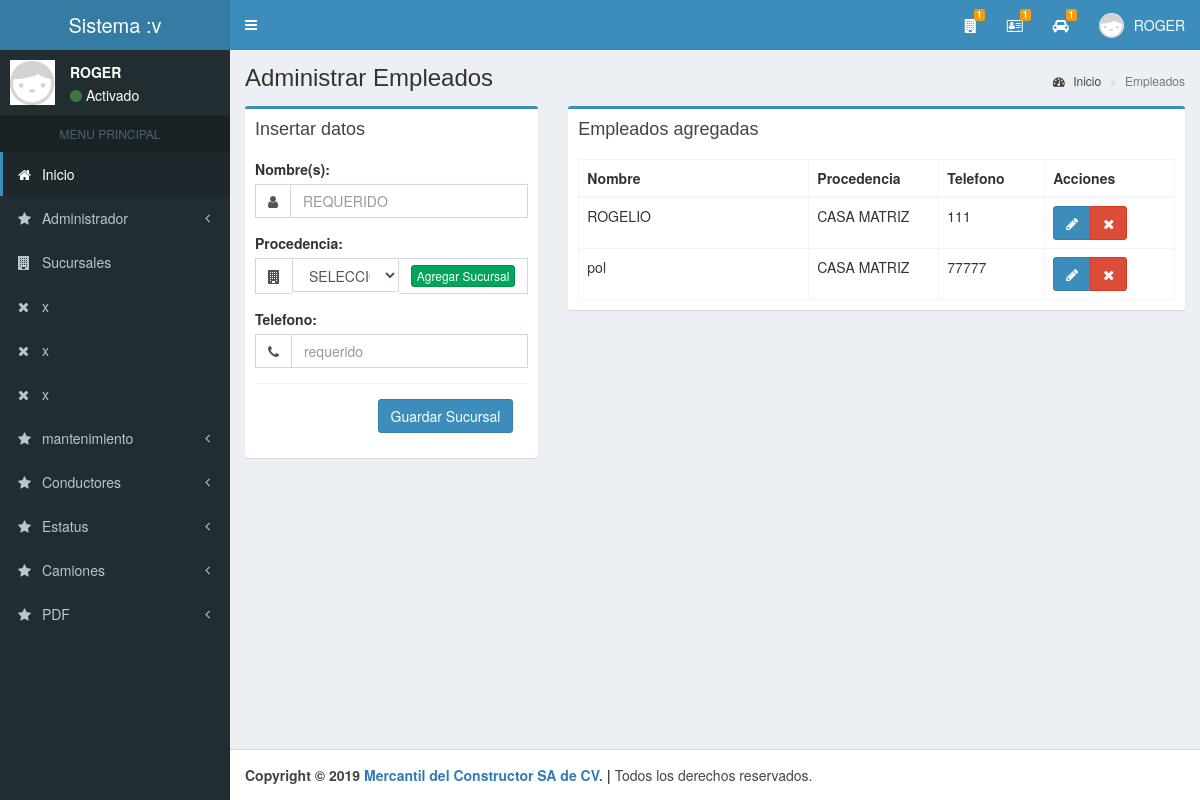
The page /empleados (signed in) on the database its author committed.
### tables this page shows
CREATE TABLE IF NOT EXISTS `empleados` (
  `id` int(11) NOT NULL AUTO_INCREMENT,
  `id_sucursal` int(11) DEFAULT NULL,
  `nombre` text,
  `apellidos` text,
  `telefono` text,
  `fecha_registro` timestamp NULL DEFAULT CURRENT_TIMESTAMP ON UPDATE CURRENT_TIMESTAMP,
  PRIMARY KEY (`id`),
  KEY `id_sucursal` (`id_sucursal`)
);

CREATE TABLE IF NOT EXISTS `sucursales` (
  `id` int(11) NOT NULL AUTO_INCREMENT,
  `nombre` text,
  `telefono` text,
  `ciudad` text,
  `direccion` text,
  `fecha_registro` timestamp NULL DEFAULT CURRENT_TIMESTAMP ON UPDATE CURRENT_TIMESTAMP,
  PRIMARY KEY (`id`)
);

### controladores/plantilla.controlador.php (called while the page is built)
<?php
class ControladorPlantilla{
	static public function ctrPlantilla(){
		include "vistas/plantilla.php";
	}
}

### index.php (called while the page is built, shortened)
<?php
require_once "controladores/plantilla.controlador.php";
require_once "controladores/usuarios.controlador.php";
require_once "controladores/sucursales.controlador.php";
require_once "controladores/empleados.controlador.php";
require_once "controladores/camiones.controlador.php";
require_once "modelos/sucursales.modelo.php";
require_once "modelos/empleados.modelo.php";
$plantilla = new ControladorPlantilla();
$plantilla -> ctrPlantilla();
?>

### controladores/empleados.controlador.php (called while the page is built, shortened)
<?php
class ControladorEmpleados{
	static public function ctrMostrarEmpleados($item, $valor){
		$tabla = "empleados";
		$respuesta = ModeloEmpleados::MdlMostrarEmpleados($tabla, $item, $valor);
		return $respuesta;
	}
}

### modelos/conexion.php (called while the page is built)
<?php
class Conexion{
	static public function conectar(){
		$link = new PDO("mysql:host=localhost;dbname=bd_merca",
			            "root",
			            "");
		$link->exec("set names utf8");
		return $link;
	}
}

### modelos/empleados.modelo.php (called while the page is built, shortened)
<?php
require_once "conexion.php";
class ModeloEmpleados{
	static public function mdlMostrarEmpleados($tabla, $item, $valor){
		if($item != null){
			$stmt = Conexion::conectar()->prepare("SELECT * FROM $tabla WHERE $item = :$item");
			$stmt -> bindParam(":".$item, $valor, PDO::PARAM_STR);
			$stmt -> execute();
			return $stmt -> fetch();
		}else{
			$stmt = Conexion::conectar()->prepare("SELECT * FROM $tabla");
			$stmt -> execute();
			return $stmt -> fetchAll();
		}
	}
}

### controladores/sucursales.controlador.php (called while the page is built, shortened)
<?php
class ControladorSucursales{
	static public function ctrMostrarSucursales($item, $valor){
		$tabla = "sucursales";
		$respuesta = ModeloSucursales::MdlMostrarSucursales($tabla, $item, $valor);
		return $respuesta;
	}
}

### modelos/sucursales.modelo.php (called while the page is built, shortened)
<?php
require_once "conexion.php";
class ModeloSucursales{
	static public function mdlMostrarSucursales($tabla, $item, $valor){
		if($item != null){
			$stmt = Conexion::conectar()->prepare("SELECT * FROM $tabla WHERE $item = :$item");
			$stmt -> bindParam(":".$item, $valor, PDO::PARAM_STR);
			$stmt -> execute();
			return $stmt -> fetch();
		}else{
			$stmt = Conexion::conectar()->prepare("SELECT * FROM $tabla");
			$stmt -> execute();
			return $stmt -> fetchAll();
		}
	}
}

### vistas/modulos/empleados.php (the view, shortened to what this page needs)
  <div class="content-wrapper">
    <section class="content-header">
      <h1>
        Administrar Empleados
      </h1>
      <ol class="breadcrumb">
        <li><a href="inicio"><i class="fa fa-dashboard"></i> Inicio</a></li>
        <li class="active">Empleados</li>
      </ol>
    </section>
    <section class="content">
      <div class="row">
        <div class="col-md-4">
          <div class="box box-primary">
            <form role="form" method="post" enctype="multipart/form-data">
              <div class="box-header">
                <h3 class="box-title">Insertar datos</h3>
              </div>
              <div class="box-body">
                <div class="form-group">
                  <label>Nombre(s):</label>
                  <div class="input-group">
                    <span class="input-group-addon"><i class="fa fa-user"></i></span>
                    <input type="text" class="form-control text-uppercase" name="nuevoNombreE" placeholder="requerido" required="">
                  </div>
                </div>
                 <div class="form-group">
                   <label>Procedencia:</label>
                  <div class="input-group">
                    <span class="input-group-addon"><i class="fa fa-building"></i></span>
                    <select class="form-control text-uppercase" id="nuevoSucursal" name="nuevoSucursal" required>
                    <option value="">Seleccionar Sucursal</option>
                    </select>
                            <span class="input-group-addon"><a href="sucursales" class="btn btn-success btn-xs">Agregar Sucursal</a></span>
                  </div>
                </div>
                <div class="form-group">
                  <label>Telefono:</label>
                  <div class="input-group">
                    <span class="input-group-addon"><i class="fa fa-phone"></i></span>
                    <input type="number" class="form-control" name="nuevoTelefonoE" placeholder="requerido" required="">
                  </div>
                </div>
                <div class="modal-footer">
                  <button type="submit" class="btn btn-primary">Guardar Sucursal</button>
                </div>
              </div>
            </form>
          </div>
        </div>
        <div class="col-md-8">
          <div class="box box-primary">
            <div class="box-header">
              <h3 class="box-title">Empleados agregadas</h3>
            </div>
            <div class="box-body">
              <table class="table table-bordered dt-responsive example">
                <thead>
                 <tr>
                   <th style="width:230px">Nombre</th>
                   <th style="width:130px">Procedencia</th>
                   <th>Telefono</th>
                   <th>Acciones</th>
                 </tr>
               </thead>
               <tbody>
                 <?php
                $item = null;
                $valor = null;
                $empleados = ControladorEmpleados::ctrMostrarEmpleados($item, $valor);
                foreach ($empleados as $key => $value){
                  echo ' <tr>
                  <td>'.$value["nombre"].'</td>';
                   $item = "id";
                   $valor = $value["id_sucursal"];
                   $sucur_nombre = ControladorSucursales::ctrMostrarSucursales($item, $valor);
                   echo '<td>'.$sucur_nombre["nombre"].'</td>';
                  echo '<td>'.$value["telefono"].'</td>';
                  echo '<td>
                  <div class="btn-group">
                  <button class="btn btn-primary btnEditarEmpleado" data-toggle="modal" data-target="#modalEditarEmpleado" idEmpleado="'.$value["id"].'" ><i class="fa fa-pencil"></i></button>
                  <button class="btn btn-danger btnEliminarEmpleado" idEmpleado="'.$value["id"].'" ><i class="fa fa-times"></i></button>
                  </div>
                  </td>';
                }
                ?>
              </tbody>
            </table>
          </div>
        </div>
      </div>
    </div>
  </section>
</div>

### rows shown on the page
empleados: nombre "ROGELIO", id_sucursal.nombre "CASA MATRIZ", telefono "111"
empleados: nombre "pol", id_sucursal.nombre "CASA MATRIZ", telefono "77777"

### other values the page prints
$totalSucursales "1"
$_SESSION["usuario"] "ROGER"
